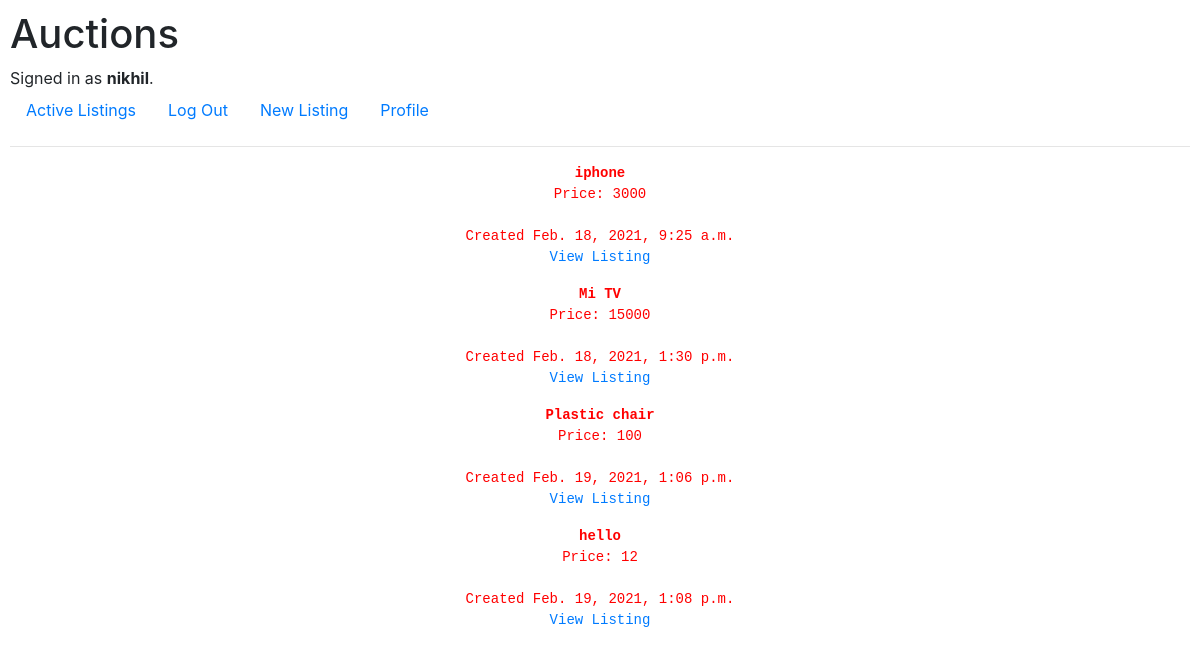
Screenshot of /mylistings (signed in) with the database file from the repository.
### auctions/models.py (models this page shows, shortened)
class User(AbstractUser):
    pass

class Listing(models.Model):
	name=models.CharField(max_length=200)
	user=models.ForeignKey(User,related_name="listings",on_delete=models.CASCADE)
	available=models.BooleanField()
	startbid=models.IntegerField()
	time=models.DateTimeField(auto_now=True)

### auctions/views.py (the view)
# urls.py: path("mylistings",views.mylistings,name="mylistings"),
@login_required
def mylistings(request):
    return render(request,"auctions/mylistings.html",{
        "listings":Listing.objects.filter(user=request.user)
        })

### auctions/templates/auctions/mylistings.html
{% extends "auctions/layout.html" %}
{% block body %}
{% for listing in listings %}
<pre style="color:red; text-align:center">
<strong>{{ listing.name }}</strong>
Price: {{ listing.startbid }}
Created {{ listing.time }}
<a href="{% url 'viewlisting' listing.id %}">View Listing</a>
</pre>
{% endfor %}
{% endblock %}

### auctions/templates/auctions/layout.html (shortened to what this page needs)
{% load static %}
<!DOCTYPE html>
<html lang="en">
    <head>
        <link rel="stylesheet" href="https://stackpath.bootstrapcdn.com/bootstrap/4.4.1/css/bootstrap.min.css">
        <link href="{% static 'auctions/styles.css' %}" rel="stylesheet">
    </head>
    <body>
        <h1>Auctions</h1>
        <div>
            {% if user.is_authenticated %}
                Signed in as <strong>{{ user.username }}</strong>.
            {% else %}
                Not signed in.
            {% endif %}
        </div>
        <ul class="nav">
            <li class="nav-item">
                <a class="nav-link" href="{% url 'index' %}">Active Listings</a>
            </li>
            {% if user.is_authenticated %}
                <li class="nav-item">
                    <a class="nav-link" href="{% url 'logout' %}">Log Out</a>
                </li>
				<li class="nav-item">
                    <a class="nav-link" href="{% url 'createlisting' %}">New Listing</a>
                </li>
				<li class="nav-item">
					<a class="nav-link" href="{% url 'viewprofile' %}">Profile</a>
				</li>
            {% endif %}
        </ul>
        <hr>
        {% block body %}
        {% endblock %}
    </body>
</html>

### auctions/static/auctions/styles.css (style rules this page uses)
body { padding: 10px; }

### rows the page displays
User: username "nikhil"
Listing: name "iphone", startbid "3000", time "Feb. 18, 2021, 9:25 a.m."
Listing: name "Mi TV", startbid "15000", time "Feb. 18, 2021, 1:30 p.m."
Listing: name "Plastic chair", startbid "100", time "Feb. 19, 2021, 1:06 p.m."
Listing: name "hello", startbid "12", time "Feb. 19, 2021, 1:08 p.m."
